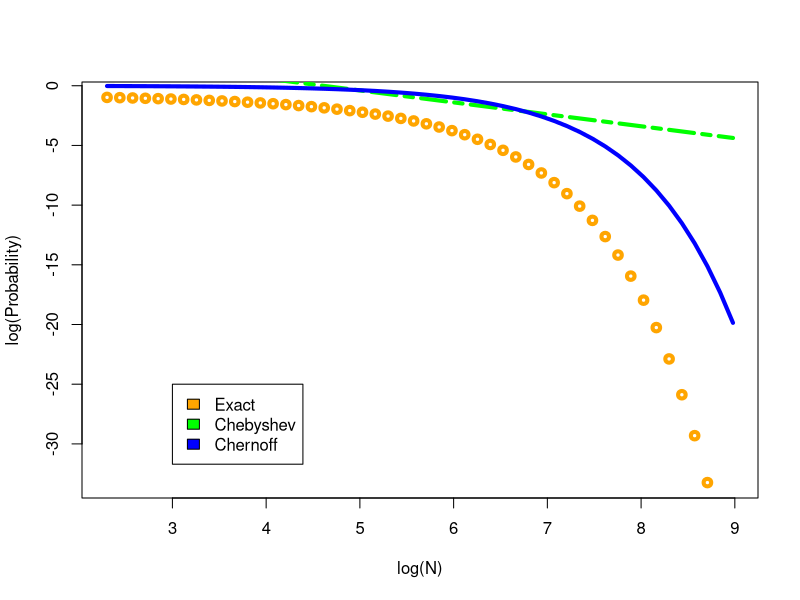
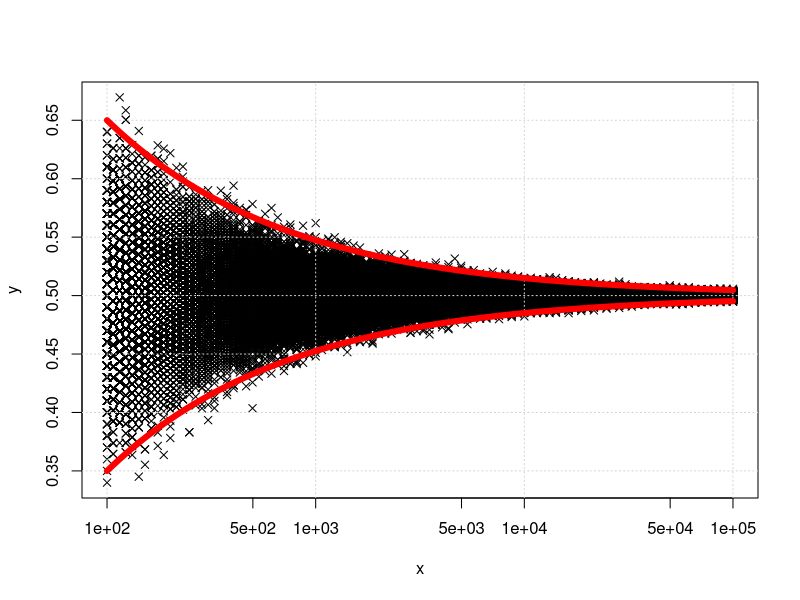
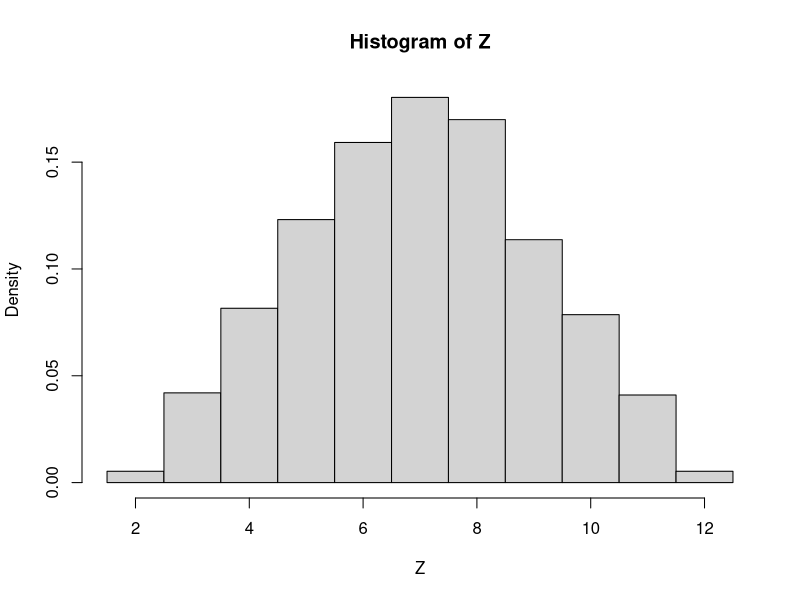
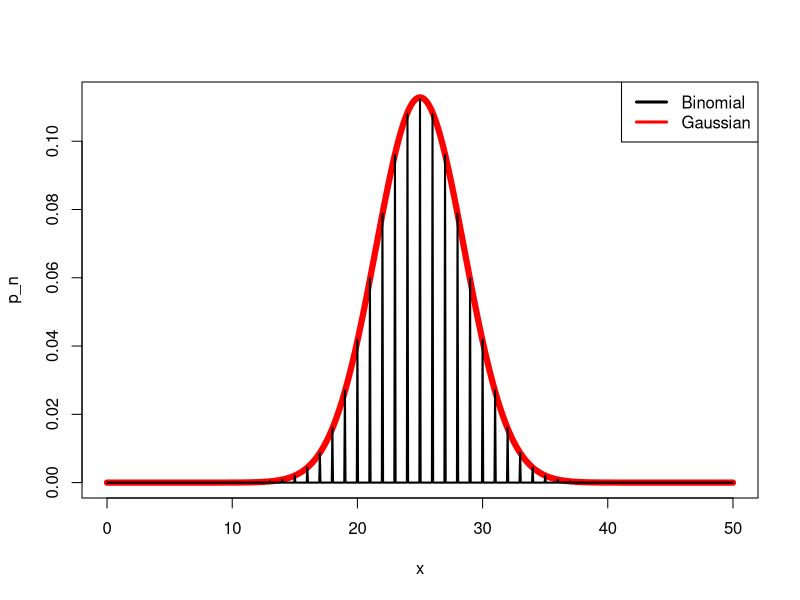
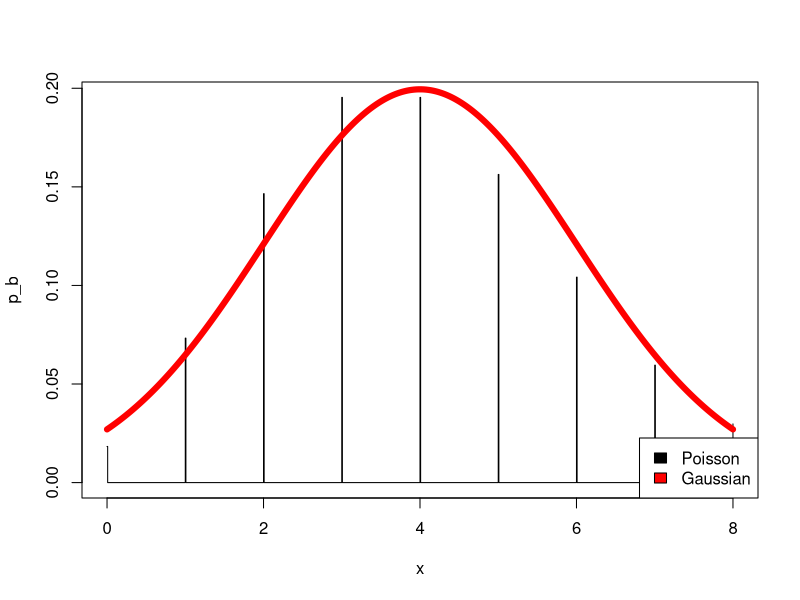
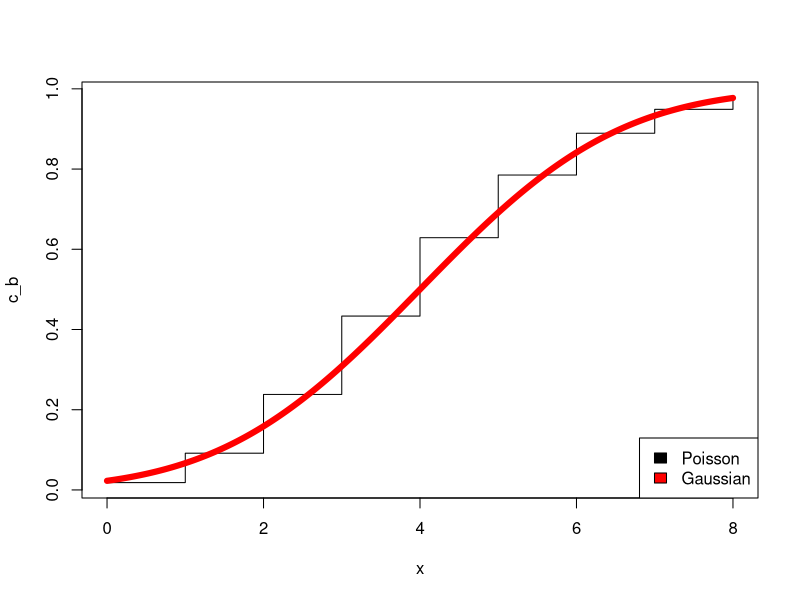
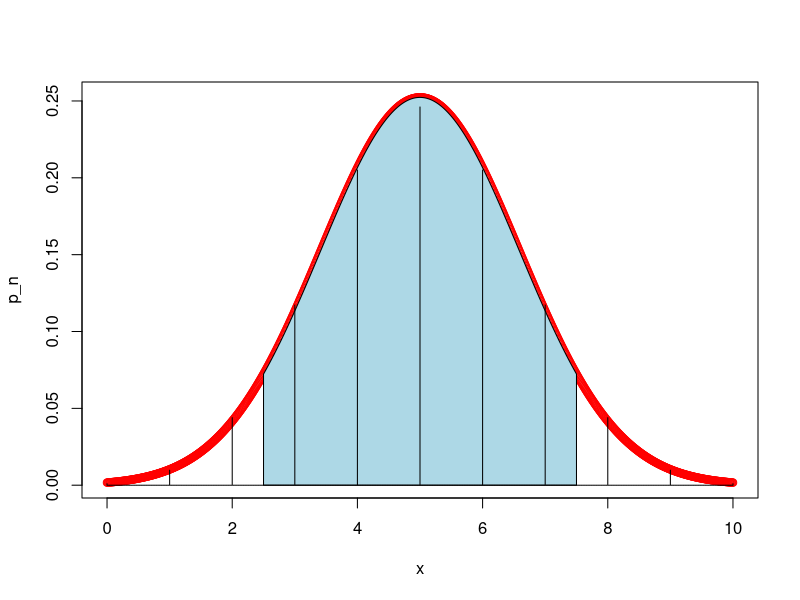
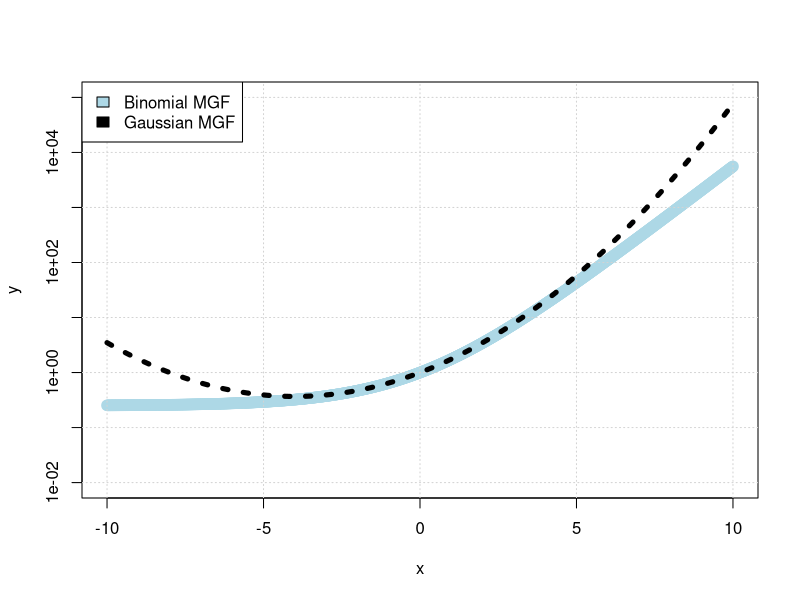

R code for these plots, in order:
#############
# Chapter 6.2 (Probability Inequality)

## Compare Chebyshev's and Chernoff's bounds

# R code to compare the probability bounds

library(pracma)

epsilon <- 0.1
sigma <- 1;
N <- logspace(1,3.9,50)
p_exact <- 1-pnorm(sqrt(N)*epsilon/sigma)
p_cheby <- sigma^2 / (epsilon^2*N)
p_chern <- exp(-epsilon^2*N/(2*sigma*2))

plot(log(N), log(p_exact), pch=1, col="orange", lwd=4, xlab="log(N)", ylab="log(Probability)")
lines(log(N), log(p_cheby), lty=6, col="green", lwd=4)
lines(log(N), log(p_chern), pch=19, col="blue", lwd=4)
legend(3, -25, c("Exact","Chebyshev","Chernoff"), fill=c("orange", "green", "blue"))

#############
# Chapter 6.3 (Law of Large Numbers)

## Weak law of large numbers

# R code to illustrate the weak law of large numbers

library(pracma)

p <- 0.5
Nset <- as.integer(round(logspace(2,5,100)))
x <- matrix(rep(0, 1000*length(Nset)), nrow=1000)
for (i in 1:length(Nset)) {
  N = Nset[i]
  x[,i] <- rbinom(1000, N, p) / N
}
Nset_grid <- repmat(Nset, m=1, n=1000)

semilogx(Nset_grid, x, col='black', pch=4)
lines(Nset, p + 3*(((p*(1-p))/Nset)^(1/2)), col='red', lwd=6)
lines(Nset, p - 3*(((p*(1-p))/Nset)^(1/2)), col='red', lwd=6)

#############
# Chapter 6.4 (Central Limit Theorem)

## PDF of the sum of two Gaussians

# Plot the PDF of the sum of two Gaussians

library(pracma)

n <- 10000
K <- 2
Z <- rep(0, n)

for (i in 1:K) {
  X <- runif(n, min=1, max=6)
  Z <- Z + X
}
hist(Z,breaks=(K-0.5):(6*K+0.5),freq=FALSE)

# Visualize convergence in distribution
N <- 10
N <- 50
x <- seq(0, N, (N/1000))
p <- 0.5
p_b <- dbinom(x, N, p)
p_n <- dnorm(x, N*p, (N*p*(1-p))**(1/2))

c_b <- pbinom(x, N, p)
c_n <- pnorm(x, N*p, (N*p*(1-p))**(1/2))

plot(x, p_n, lwd=6, type="l", col='red')
lines(x, p_b, lwd=2, col='black')
legend("topright", c('Binomial', 'Gaussian'), col=c('black', 'red'), lty=c(1, 1), lwd=3)

# Poisson to Gaussian: convergence in distribution
N <- 4
# N = 10
# N = 50

x <- seq(0, 2*N,(2*N/1000))
lambda <- 1
p_b <- dpois(x, N*lambda)
p_n <- dnorm(x, N*lambda, sqrt(N*lambda))

c_b <- ppois(x, N*lambda);
c_n = pnorm(x, N*lambda, sqrt(N*lambda));

plot(x, p_b, col="black", type="s")
lines(x, p_n, col="red", lwd=6)
legend("bottomright", c('Poisson', 'Gaussian'), fill=c('black', 'red'))

plot(x, c_b, col="black", type="s")
lines(x, c_n, col="red", lwd=6)
legend("bottomright", c('Poisson', 'Gaussian'), fill=c('black', 'red'))

# Visualize the Central Limit Theorem
N <- 10
x <- seq(0, N, length.out=1001)
p <- 0.5
p_b <- dbinom(x, N, p);
p_n <- dnorm(x, N*p, sqrt(N*p*(1-p)));

c_b <- pbinom(x, N, p);
c_n <- pnorm(x, N*p, sqrt(N*p*(1-p)));

x2 <- linspace(5-2.5,5+2.5,1001);
q2 <- dnorm(x2,N*p, sqrt(N*p*(1-p)));

plot(x, p_n, col="red")
polygon(c(min(x2), x2, max(x2)), c(0, q2, 0), col='lightblue')
lines(x, p_b, col="black", type="h")


# How moment generating of Gaussian approximates in CLT

library(pracma)

p <- 0.5
s <- seq(-10,10,length.out=1001)
MX <- 1-p+p*exp(s)
N <- 2
semilogy(s, (1-p+p*exp(s/N))**N, lwd=4, col="lightblue", xlim=c(-10,10), ylim=c(10**-2, 10**5))
mu <- p
sigma <- sqrt(p*(1-p)/N);
MZ <- exp(mu*s + sigma^2*s**2/2);
lines(s, MZ, lwd=5, lty=3);
legend("topleft", c('Binomial MGF', 'Gaussian MGF'), fill=c('lightblue', 'black'))

# Failure of Central Limit Theorem at tails

library(pracma)

x <- seq(-1,5,length.out=1001)
lambda <- 1

N <- 1
f1 <- (N**(1/2)/lambda)*dgamma((x+sqrt(N))/(lambda/sqrt(N)), N, lambda)
semilogy(x, f1, lwd=0.5, col='lightgray', xlim=c(-1,5), ylim=c(10**-6, 1))

N <- 10
f1 <- (N**(1/2)/lambda)*dgamma((x+sqrt(N))/(lambda/sqrt(N)), N, lambda)
lines(x, f1, lwd=4, col='gray')

N <- 100
f1 <- (N**(1/2)/lambda)*dgamma((x+sqrt(N))/(lambda/sqrt(N)), N, lambda)
lines(x, f1, lwd=4, col='darkgray')

N <- 1000
f1 <- (N**(1/2)/lambda)*dgamma((x+sqrt(N))/(lambda/sqrt(N)), N, lambda)
lines(x, f1, lwd=4, col='black')

g <- dnorm(x,0,1)
lines(x, g, lwd=4, lty=6, col='red')

legend("bottomleft", c('N=1', 'N=10', 'N=100', 'N=1000', 'Gaussian'), fill=c('lightgray', 'gray', 'darkgray', 'black', 'red'))

